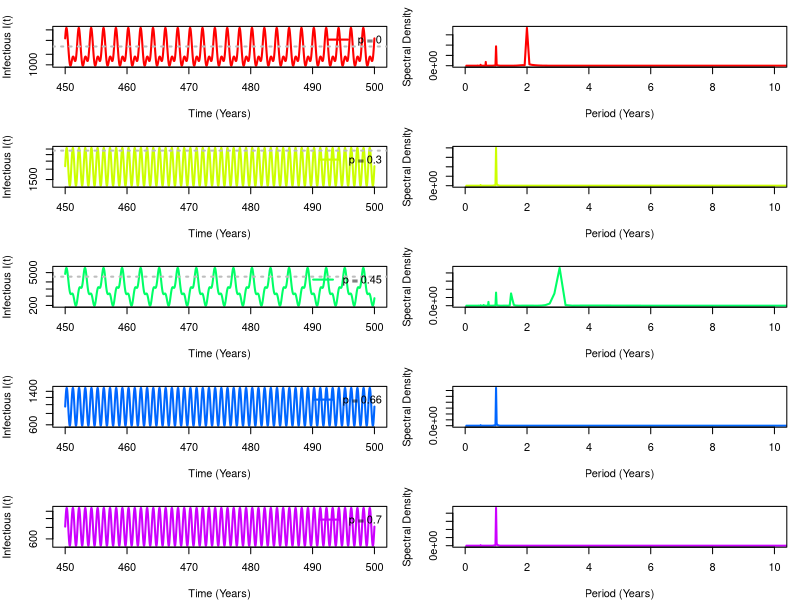

Write the R code that produced this figure.

##### Allow to settle after times 1000, then plot only for the last 50 years
library(deSolve)

# Parameters
N <- 5000000                      # Total population
mu <- 1 / 50                      # Birth/death rate (annual)
gamma <- 365 / 13                 # Recovery rate (13-day infectious period)
R0 <- 17                          # Basic reproduction number
beta <- R0 * (gamma + mu)         # Transmission rate
alpha <- 0.1                      # Seasonal forcing amplitude
p <- 0.66                           # Placeholder for vaccination rate

# Combine into a parameter vector
parms <- c(
  beta = beta,
  gamma = gamma,
  mu = mu,
  alpha = alpha,
  N = N,
  p = p
)

# Equilibrium
Seqm <- (with(as.list(parms), N / R0))
Ieqm <- (with(as.list(parms), N * mu / (gamma + mu) * (1 - 1 / R0)))

# Initial state near equilibrium
Si <- round((Seqm + (N-Seqm)*0.01))  # Slightly perturbed from equilibrium
Ii <- round((Ieqm * 0.9))                # 90% of equilibrium infectious population
Ri <- round(N - Si - Ii)                 # Remaining population in recovered state
ic <- c(S = Si, I = Ii, R = Ri)          # Initial condition vector

# SIR Model with Seasonal Forcing and Vaccination
SIR.vector.field <- function(t, vars, parms) {
  with(as.list(c(parms, vars)), {
    # Seasonal forcing for transmission rate
    beta_t <- beta * (1 + alpha * cos(2 * pi * t))
    
    # Differential equations
    dS <- mu * (1 - p) * N - beta_t * S * I / N - mu * S
    dI <- beta_t * S * I / N - gamma * I - mu * I
    dR <- gamma * I + mu * p * N - mu * R
    
    # Return the derivatives
    list(c(dS, dI, dR))
  })
}


# Periodogram Function
periodogram_d <- function(df, xlim = c(0, 10), color, ...) {
  with(df, {
    s <- spectrum(I, plot = FALSE)
    adjusted_freq <- 52 * s$freq  # Convert from weeks to years
    periods <- 1 / adjusted_freq
    plot(
      periods, s$spec, type = "l", col = color, lwd = 2,
      xlab = "Period (Years)", ylab = "Spectral Density",
      xlim = xlim, ...
    )
  })
}

# Define a sequence of p values to iterate over
p_values <- c(0, 0.3, 0.45, 0.66, 0.7)
colors <- rainbow(length(p_values))

# Time sequence for the simulation
times <- seq(0,500, by = 1/52)

par(mfrow = c(length(p_values), 2), mar = c(4, 4, 2, 1))

# Loop over each value of p
for (i in seq_along(p_values)) {
  p <- p_values[i]
  
  # Update parameters
  parms <- c(
    beta = beta,
    gamma = gamma,
    mu = mu,
    alpha = alpha,
    N = N,
    p = p
  )
  
  # Solve the ODE system
  soln <- as.data.frame(ode(y = ic, times = times, func = SIR.vector.field, parms = parms))
  
  # Subset to the last 50 years
  last_50_years <- soln[soln$time >= (max(times) - 50), ]
  
  
  # Plot the infectious population I(t) for the last 50 years
  plot(
    x = last_50_years[, "time"], 
    y = last_50_years[, "I"], 
    log = "y", 
    type = "l", 
    col = colors[i], 
    lwd = 2,
    xlab = "Time (Years)", 
    ylab = "Infectious I(t)"
  )
  abline(h = Ieqm, lty = "dotted", lwd = 2, col = "grey")
  legend(
    "topright", 
    legend = paste("p =", p), 
    col = colors[i], 
    lty = 1, 
    lwd = 2, 
    bty = "n"
  )
  
  
  # Plot the periodogram for the last 50 years
  periodogram_d(
    last_50_years, 
    xlim = c(0, 10), 
    color = colors[i]
  )
  title(main = paste("Periodogram with p =", p, "(Last 50 Years)"), line = 3)
}
